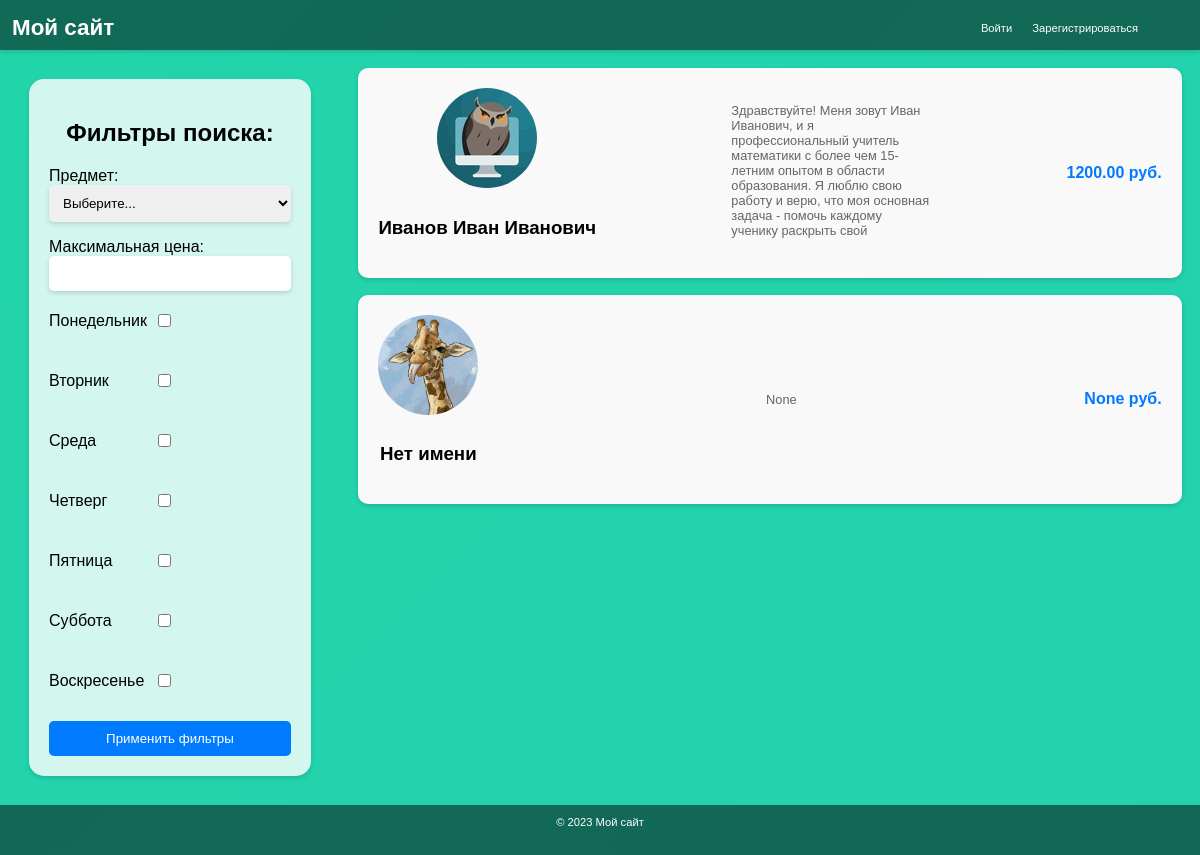
/main/, run on the app's committed database.
### tutorapp/models.py (models this page shows, shortened)
class Tutor(models.Model):
    user = models.OneToOneField(User, on_delete=models.CASCADE, null=True, blank=True)
    name = models.CharField(max_length=100, default="Нет имени")
    age = models.IntegerField(null=True)
    email = models.EmailField()
    phone = models.CharField(max_length=20, null=True)
    subject = models.ForeignKey(Subject, on_delete=models.CASCADE, null=True)
    hourly_rate = models.DecimalField(max_digits=6, decimal_places=2, null=True)
    qualification = models.TextField(null=True)
    homeworks = models.ManyToManyField(Homework, related_name='tutors', null=True)
    bio = models.TextField(null=True)
    avatar = models.ImageField(upload_to='avatars/', null=True, blank=True)

### tutorapp/views.py (the view, shortened to what this page needs)
# urls.py: path('', views.welcome, name='welcome'),  # заменили 'main' на 'welcome' пользователь переходит по этому URL, вызывается функция `welcome` из `views.py`.
def main(request):  # Определение функции main для обработки запроса.
    form = FilterForm()  # Инициализация формы фильтра без данных.
    tutors = Tutor.objects.all()  # Получение всех объектов `Tutor` из базы данных.
    enrollment_form = EnrollmentForm()  # Инициализация формы записи на занятия без данных.
    return render(request, 'Main.html', {'form': form, 'tutors': tutors, 'enrollment_form': enrollment_form})

### tutorapp/forms.py
class EnrollmentForm(forms.Form):
    DAYS_OF_WEEK_CHOICES = (
        (0, 'Понедельник'),
        (1, 'Вторник'),
        (2, 'Среда'),
        (3, 'Четверг'),
        (4, 'Пятница'),
        (5, 'Суббота'),
        (6, 'Воскресенье'),
    )
    tutor_id = forms.IntegerField()#Определение поля `tutor_id`, которое является целочисленным полем.
    start_date = forms.DateField(widget=forms.DateInput(attrs={'class': 'form-control', 'type': 'date'}))
    end_date = forms.DateField(widget=forms.DateInput(attrs={'class': 'form-control', 'type': 'date'}))
    days_of_week = forms.MultipleChoiceField(choices=DAYS_OF_WEEK_CHOICES, required=False, widget=forms.CheckboxSelectMultiple)
    start_time = forms.TimeField(required=False)
    duration = forms.IntegerField(required=False)

### templates/Main.html (shortened to what this page needs)
{% load static %}
<!DOCTYPE html>
<html>
<head>
    <link rel="stylesheet" href="{% static 'main.css' %}">
</head>
<body>
    <header>
        <div class="header-content">
            <h1>Мой сайт</h1>
            <nav>
                <ul>
                    {% if user.is_authenticated %}
                        <li><a href="{% url 'tutorapp:main' %}">Главная</a></li>
                        {% if user.tutor %}
                            <li><a href="{% url 'tutorapp:tutor_dashboard' %}">Личный кабинет</a></li>
                        {% endif %}
                        {% if user.student %}
                            <li><a href="{% url 'tutorapp:student_dashboard' %}">Личный кабинет</a></li>
                        {% endif %}
                        <li><a href="{% url 'tutorapp:logout' %}">Выйти</a></li>
                    {% else %}
                        <li><a href="{% url 'tutorapp:login' %}">Войти</a></li>
                        <li><a href="{% url 'tutorapp:register' %}">Зарегистрироваться</a></li>
                    {% endif %}
                </ul>
            </nav>
        </div>
    </header>
    <div class="main">
        <div class="settings-outer">
            <div class="settings">
                <h2>Фильтры поиска:</h2>
                <form method="POST">
                    <p><label>Предмет: </label>{{ form.subject }}</p>
                    <p><label>Максимальная цена: </label> {{ form.price }}</p>
                        {% for choice in form.days_of_week %}
                            <div class="checkbox-div">
                                <label for="{{ choice.id_for_label }}">{{ choice.choice_label }}</label>
                                {{ choice.tag }}
                            </div>
                        {% endfor %}
                    <button type="submit" name="filter_button">Применить фильтры</button>
                </form>
            </div>
        </div>
        <div class="mini-card-container">
            {% for tutor in tutors %}
            <div class="mini-card" data-id="{{ tutor.id }}" onclick="showCard(this.getAttribute('data-id'))">
                <div class="mini-avatar-name">
                    {% if tutor.avatar %}
                        <img src="{{ tutor.avatar.url }}" class="mini-avatar">
                    {% else %}
                        <img src="{% static 'avatar.jpg' %}" class="mini-avatar">
                    {% endif %}
                    <h3>{{ tutor.name }}</h3>
                </div>
                <p class="mini-description">{{ tutor.bio }}</p>
                <div class="price-enroll">
                    <p class="price">{{ tutor.hourly_rate }} руб.</p>
                </div>
            </div>
            {% endfor %}
        </div>
    </div>
    <footer>
        <div class="footer-content">
            <p>© 2023 Мой сайт</p>
        </div>
    </footer>
</body>
</html>

### static/main.css (style rules this page uses)
body { background-size: cover; background-position: center; margin: 0; padding: 0; display: flex; flex-direction: column; min-height: 100vh; font-family: Arial, sans-serif; justify-content: space-around; flex-grow: 1; }
.main { display: flex; justify-content: flex-start; flex-direction: row; flex-grow: 1; }
.settings-outer { flex-grow: 1; width: 25%; padding: 20px; align-items: center; justify-content: center; align-content: center; }
.settings { position: sticky; background-color: rgba(255, 255, 255, 0.8); border-radius: 15px; box-shadow: 0px 2px 5px 0px rgba(0,0,0,0.15); max-height: 800px; overflow-y: auto; padding: 20px; max-width: 500px; ; margin: 3%; }
.settings form div { margin-bottom: 20px; margin-right: 20px; }
.settings h2 { text-align: center; margin-bottom: 20px; }
.settings select, .settings input { box-sizing: border-box; width: 100%; padding: 10px; border-radius: 5px; border: none; box-shadow: 0px 2px 5px 0px rgba(0,0,0,0.15); }
form p { margin-bottom: 10px; }
.checkbox-div { display: flex; align-items: center; gap: 5px; margin-bottom: 5px; }
.checkbox-div label { min-width: 100px; }
.settings input[type="checkbox"] { box-shadow: none; }
.settings button { width: 100%; padding: 10px; border: none; border-radius: 5px; background-color: #007BFF; color: white; cursor: pointer; transition: background-color 0.3s ease; }
.mini-card-container { display: flex; flex-wrap: wrap; align-content: flex-start; justify-content: flex-start; align-items: flex-start; width: 75%; padding: 10px; }
.mini-card { display: flex; box-sizing: border-box; justify-content: space-between; align-items: center; background-color: #f9f9f9; padding: 20px; border-radius: 10px; box-shadow: 0px 2px 5px 0px rgba(0,0,0,0.15); margin: 1%; flex: 1 0 40%; transition: transform 0.3s ease; min-width: 540px; }
.mini-avatar { width: 100px; height: 100px; border-radius: 50%; object-fit: cover; margin-bottom: 10px; }
.mini-avatar-name { display: flex; flex-direction: column; align-items: center; white-space: nowrap; }
.mini-description { font-size: 0.8em; color: #666; margin-left: 50px; margin-right: 50px; text-overflow: ellipsis; overflow: hidden; max-width: 200px; max-height: 140px; }
.price { font-weight: bold; color: #007BFF; white-space: nowrap; }
header { left: 0; right: 0; width: 100%; height: 50px; background-color: rgba(0, 0, 0, 0.5); color: white; text-align: center; z-index: 999; box-shadow: 0px 2px 5px 0px rgba(0,0,0,0.15); }
header { top: 0; }
.header-content { display: flex; justify-content: space-between; align-items: center; padding: 20px; }
footer { width: 100%; height: 50px; background-color: rgba(0, 0, 0, 0.5); color: white; text-align: center; z-index: 999; box-shadow: 0px 2px 5px 0px rgba(0,0,0,0.15); }
nav { margin-right: 50px; }
nav ul { list-style-type: none; margin: 0; padding: 0; display: flex; }
nav ul li { margin-left: 20px; }
nav ul li a { color: white; text-decoration: none; }
.header-content { font-size: 0.7em ; padding: 0 1%; }
.footer-content { font-size: 0.7em ; padding: 0 1%; }
body { background: linear-gradient(-45deg, #ee7752, #e73c7e, #23a6d5, #23d5ab); background-size: 40000px 40000px; animation: gradient-background 15s ease-in-out infinite; }

### data on the page
Tutor: avatar (picture), name "Иванов Иван Иванович", bio "Здравствуйте! Меня зовут Иван Иванович, и я профессиональный учитель математики с более чем 15-летним опытом в области образования. Я люблю свою работу и верю, что моя основная задача - помочь каждому ученику раскрыть свой…", hourly_rate "1200.00"
Tutor: name "Нет имени", bio "None", hourly_rate "None"

### other printed values
{{ choice.choice_label }} "Понедельник" "Вторник" "Среда" "Четверг" "Пятница" "Суббота" "Воскресенье"
